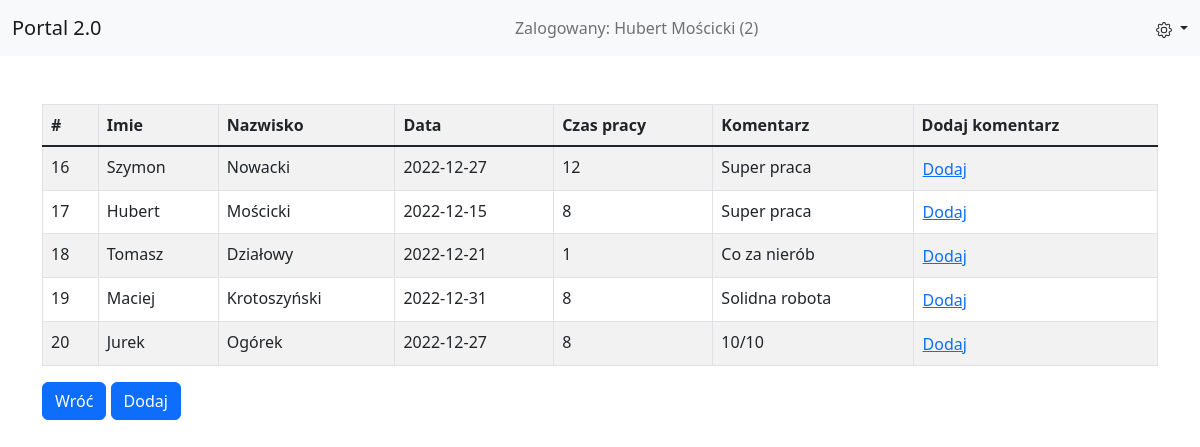
The page /pages/work.php (signed in) on the database its author committed.
### tables this page shows
CREATE TABLE `work` (
  `work_id` int(11) NOT NULL,
  `user_id` int(11) NOT NULL,
  `data` date NOT NULL,
  `czas` int(2) NOT NULL,
  `komentarz` varchar(255) NOT NULL
);

CREATE TABLE `users` (
  `user_id` int(11) NOT NULL,
  `user_login` varchar(25) NOT NULL,
  `user_pass` varchar(64) NOT NULL,
  `user_email` varchar(50) NOT NULL,
  `usr_name` varchar(25) NOT NULL,
  `user_surname` varchar(32) NOT NULL,
  `user_addr` varchar(50) NOT NULL,
  `user_acn` varchar(26) NOT NULL,
  `user_perm` int(3) NOT NULL,
  `user_aa` int(1) NOT NULL
);

### pages/work.php (the view, shortened to what this page needs)
<?php
    if ($_SESSION['zalogowany']==true AND $_SESSION['user_aa']==1){
    require_once("../php/header.php");
?>
<section class="vh-90 gradient-custom">
     <div class="container py-5 h-100">
          <div class="col-12">
                <?php
                require_once("../db/connection.php");
                    $sqlWork = "SELECT u.usr_name, u.user_surname, w.work_id, w.data, w.czas, w.komentarz FROM users u, work w WHERE u.user_id = w.user_id";
                    $wynik = mysqli_query($conn, $sqlWork);
                    if($wynik->num_rows > 0){
                        echo '<table class="table table-striped table-bordered"><tr><th>#</th><th>Imie</th><th>Nazwisko</th><th>Data</th><th>Czas pracy</th><th>Komentarz</th><th>Dodaj komentarz</th></tr><tbody class="table-group-divider">';
                        while($row = mysqli_fetch_array($wynik)){
                            echo "<tr><td>{$row['work_id']}</td><td>{$row['usr_name']}</td><td>{$row['user_surname']}</td><td>{$row['data']}</td><td>{$row['czas']}</td><td>{$row['komentarz']}</td>
                            <td>
                            <form action='comment_add.php' method='post'>
                                <input type='hidden' name='workid' value='{$row['work_id']}'>
                                <button type='submit' class='btn btn-link p-0'>Dodaj</button>
                            </form>
                            </td>
                            </tr>";
                        }
                        echo '</table>';
                    }else {
                        echo "brak wyników";
                    }
                ?>
               <a class="btn btn-primary" href="main.php" role="button">Wróć</a>
               <a class='btn btn-primary' href='workday_add.php' role='button'>Dodaj</a>
          </div>
     </div>
</section>
<?php
require_once("../php/footer.php");
}else{
     header("Location: ../index.php");
     exit();
}
?>

### rows shown on the page
work: work_id "16", user.usr_name "Szymon", user.user_surname "Nowacki", data "2022-12-27", czas "12", komentarz "Super praca"
work: work_id "17", user.usr_name "Hubert", user.user_surname "Mościcki", data "2022-12-15", czas "8", komentarz "Super praca"
work: work_id "18", user.usr_name "Tomasz", user.user_surname "Działowy", data "2022-12-21", czas "1", komentarz "Co za nierób"
work: work_id "19", user.usr_name "Maciej", user.user_surname "Krotoszyński", data "2022-12-31", czas "8", komentarz "Solidna robota"
work: work_id "20", user.usr_name "Jurek", user.user_surname "Ogórek", data "2022-12-27", czas "8", komentarz "10/10"

### other values the page prints
$_SESSION['usr_name'] "Hubert"
$_SESSION['user_surname'] "Mościcki"
$_SESSION['user_id'] "2"
